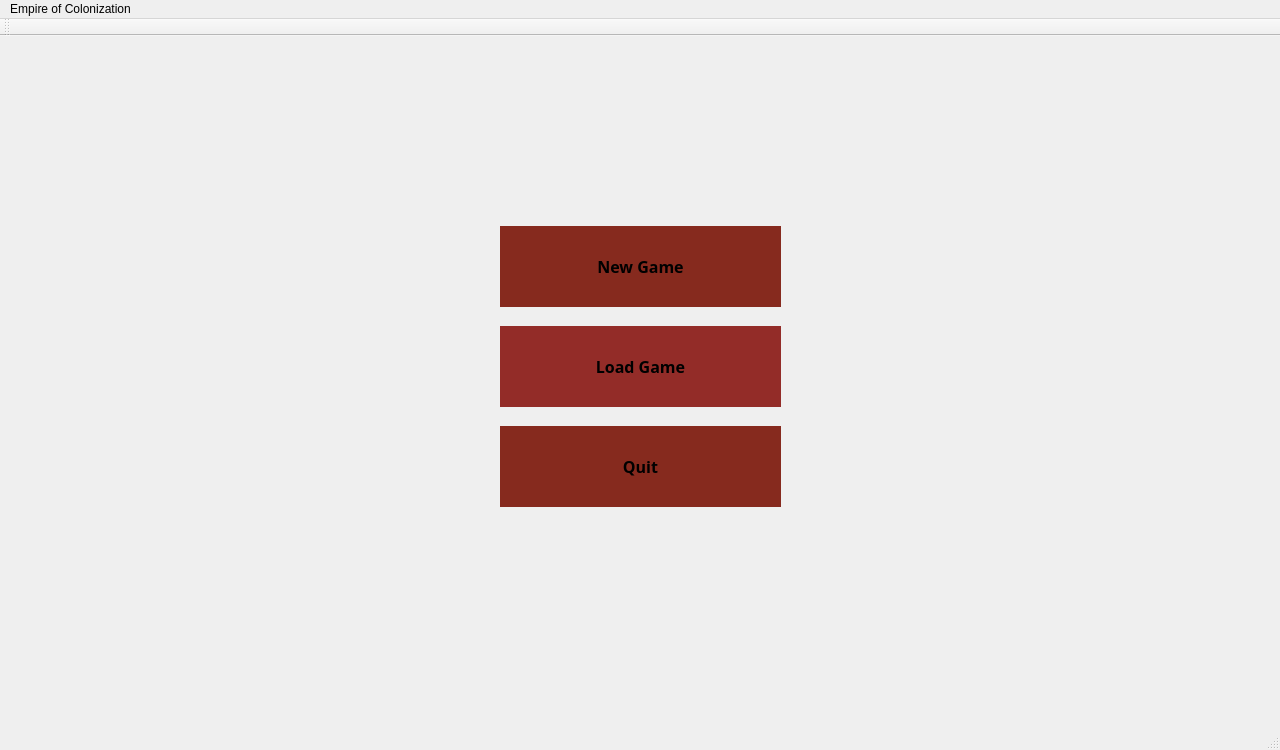
<?xml version="1.0" encoding="UTF-8"?>
<ui version="4.0">
 <class>MainMenuWindow</class>
 <widget class="QMainWindow" name="MainMenuWindow">
  <property name="geometry">
   <rect>
    <x>0</x>
    <y>0</y>
    <width>1280</width>
    <height>750</height>
   </rect>
  </property>
  <property name="windowTitle">
   <string>MainMenuWindow</string>
  </property>
  <widget class="QWidget" name="centralWidget">
   <widget class="QPushButton" name="Start_Button">
    <property name="geometry">
     <rect>
      <x>500</x>
      <y>190</y>
      <width>281</width>
      <height>81</height>
     </rect>
    </property>
    <property name="palette">
     <palette>
      <active>
       <colorrole role="WindowText">
        <brush brushstyle="SolidPattern">
         <color alpha="255">
          <red>0</red>
          <green>0</green>
          <blue>0</blue>
         </color>
        </brush>
       </colorrole>
       <colorrole role="Button">
        <brush brushstyle="SolidPattern">
         <color alpha="255">
          <red>134</red>
          <green>42</green>
          <blue>30</blue>
         </color>
        </brush>
       </colorrole>
       <colorrole role="Light">
        <brush brushstyle="SolidPattern">
         <color alpha="255">
          <red>201</red>
          <green>63</green>
          <blue>45</blue>
         </color>
        </brush>
       </colorrole>
       <colorrole role="Midlight">
        <brush brushstyle="SolidPattern">
         <color alpha="255">
          <red>167</red>
          <green>52</green>
          <blue>37</blue>
         </color>
        </brush>
       </colorrole>
       <colorrole role="Dark">
        <brush brushstyle="SolidPattern">
         <color alpha="255">
          <red>67</red>
          <green>21</green>
          <blue>15</blue>
         </color>
        </brush>
       </colorrole>
       <colorrole role="Mid">
        <brush brushstyle="SolidPattern">
         <color alpha="255">
          <red>89</red>
          <green>28</green>
          <blue>20</blue>
         </color>
        </brush>
       </colorrole>
       <colorrole role="Text">
        <brush brushstyle="SolidPattern">
         <color alpha="255">
          <red>0</red>
          <green>0</green>
          <blue>0</blue>
         </color>
        </brush>
       </colorrole>
       <colorrole role="BrightText">
        <brush brushstyle="SolidPattern">
         <color alpha="255">
          <red>255</red>
          <green>255</green>
          <blue>255</blue>
         </color>
        </brush>
       </colorrole>
       <colorrole role="ButtonText">
        <brush brushstyle="SolidPattern">
         <color alpha="255">
          <red>0</red>
          <green>0</green>
          <blue>0</blue>
         </color>
        </brush>
       </colorrole>
       <colorrole role="Base">
        <brush brushstyle="SolidPattern">
         <color alpha="255">
          <red>255</red>
          <green>255</green>
          <blue>255</blue>
         </color>
        </brush>
       </colorrole>
       <colorrole role="Window">
        <brush brushstyle="SolidPattern">
         <color alpha="255">
          <red>134</red>
          <green>42</green>
          <blue>30</blue>
         </color>
        </brush>
       </colorrole>
       <colorrole role="Shadow">
        <brush brushstyle="SolidPattern">
         <color alpha="255">
          <red>0</red>
          <green>0</green>
          <blue>0</blue>
         </color>
        </brush>
       </colorrole>
       <colorrole role="AlternateBase">
        <brush brushstyle="SolidPattern">
         <color alpha="255">
          <red>194</red>
          <green>148</green>
          <blue>142</blue>
         </color>
        </brush>
       </colorrole>
       <colorrole role="ToolTipBase">
        <brush brushstyle="SolidPattern">
         <color alpha="255">
          <red>255</red>
          <green>255</green>
          <blue>220</blue>
         </color>
        </brush>
       </colorrole>
       <colorrole role="ToolTipText">
        <brush brushstyle="SolidPattern">
         <color alpha="255">
          <red>0</red>
          <green>0</green>
          <blue>0</blue>
         </color>
        </brush>
       </colorrole>
      </active>
      <inactive>
       <colorrole role="WindowText">
        <brush brushstyle="SolidPattern">
         <color alpha="255">
          <red>0</red>
          <green>0</green>
          <blue>0</blue>
         </color>
        </brush>
       </colorrole>
       <colorrole role="Button">
        <brush brushstyle="SolidPattern">
         <color alpha="255">
          <red>134</red>
          <green>42</green>
          <blue>30</blue>
         </color>
        </brush>
       </colorrole>
       <colorrole role="Light">
        <brush brushstyle="SolidPattern">
         <color alpha="255">
          <red>201</red>
          <green>63</green>
          <blue>45</blue>
         </color>
        </brush>
       </colorrole>
       <colorrole role="Midlight">
        <brush brushstyle="SolidPattern">
         <color alpha="255">
          <red>167</red>
          <green>52</green>
          <blue>37</blue>
         </color>
        </brush>
       </colorrole>
       <colorrole role="Dark">
        <brush brushstyle="SolidPattern">
         <color alpha="255">
          <red>67</red>
          <green>21</green>
          <blue>15</blue>
         </color>
        </brush>
       </colorrole>
       <colorrole role="Mid">
        <brush brushstyle="SolidPattern">
         <color alpha="255">
          <red>89</red>
          <green>28</green>
          <blue>20</blue>
         </color>
        </brush>
       </colorrole>
       <colorrole role="Text">
        <brush brushstyle="SolidPattern">
         <color alpha="255">
          <red>0</red>
          <green>0</green>
          <blue>0</blue>
         </color>
        </brush>
       </colorrole>
       <colorrole role="BrightText">
        <brush brushstyle="SolidPattern">
         <color alpha="255">
          <red>255</red>
          <green>255</green>
          <blue>255</blue>
         </color>
        </brush>
       </colorrole>
       <colorrole role="ButtonText">
        <brush brushstyle="SolidPattern">
         <color alpha="255">
          <red>0</red>
          <green>0</green>
          <blue>0</blue>
         </color>
        </brush>
       </colorrole>
       <colorrole role="Base">
        <brush brushstyle="SolidPattern">
         <color alpha="255">
          <red>255</red>
          <green>255</green>
          <blue>255</blue>
         </color>
        </brush>
       </colorrole>
       <colorrole role="Window">
        <brush brushstyle="SolidPattern">
         <color alpha="255">
          <red>134</red>
          <green>42</green>
          <blue>30</blue>
         </color>
        </brush>
       </colorrole>
       <colorrole role="Shadow">
        <brush brushstyle="SolidPattern">
         <color alpha="255">
          <red>0</red>
          <green>0</green>
          <blue>0</blue>
         </color>
        </brush>
       </colorrole>
       <colorrole role="AlternateBase">
        <brush brushstyle="SolidPattern">
         <color alpha="255">
          <red>194</red>
          <green>148</green>
          <blue>142</blue>
         </color>
        </brush>
       </colorrole>
       <colorrole role="ToolTipBase">
        <brush brushstyle="SolidPattern">
         <color alpha="255">
          <red>255</red>
          <green>255</green>
          <blue>220</blue>
         </color>
        </brush>
       </colorrole>
       <colorrole role="ToolTipText">
        <brush brushstyle="SolidPattern">
         <color alpha="255">
          <red>0</red>
          <green>0</green>
          <blue>0</blue>
         </color>
        </brush>
       </colorrole>
      </inactive>
      <disabled>
       <colorrole role="WindowText">
        <brush brushstyle="SolidPattern">
         <color alpha="255">
          <red>67</red>
          <green>21</green>
          <blue>15</blue>
         </color>
        </brush>
       </colorrole>
       <colorrole role="Button">
        <brush brushstyle="SolidPattern">
         <color alpha="255">
          <red>134</red>
          <green>42</green>
          <blue>30</blue>
         </color>
        </brush>
       </colorrole>
       <colorrole role="Light">
        <brush brushstyle="SolidPattern">
         <color alpha="255">
          <red>201</red>
          <green>63</green>
          <blue>45</blue>
         </color>
        </brush>
       </colorrole>
       <colorrole role="Midlight">
        <brush brushstyle="SolidPattern">
         <color alpha="255">
          <red>167</red>
          <green>52</green>
          <blue>37</blue>
         </color>
        </brush>
       </colorrole>
       <colorrole role="Dark">
        <brush brushstyle="SolidPattern">
         <color alpha="255">
          <red>67</red>
          <green>21</green>
          <blue>15</blue>
         </color>
        </brush>
       </colorrole>
       <colorrole role="Mid">
        <brush brushstyle="SolidPattern">
         <color alpha="255">
          <red>89</red>
          <green>28</green>
          <blue>20</blue>
         </color>
        </brush>
       </colorrole>
       <colorrole role="Text">
        <brush brushstyle="SolidPattern">
         <color alpha="255">
          <red>67</red>
          <green>21</green>
          <blue>15</blue>
         </color>
        </brush>
       </colorrole>
       <colorrole role="BrightText">
        <brush brushstyle="SolidPattern">
         <color alpha="255">
          <red>255</red>
          <green>255</green>
          <blue>255</blue>
         </color>
        </brush>
       </colorrole>
       <colorrole role="ButtonText">
        <brush brushstyle="SolidPattern">
         <color alpha="255">
          <red>67</red>
          <green>21</green>
          <blue>15</blue>
         </color>
        </brush>
       </colorrole>
       <colorrole role="Base">
        <brush brushstyle="SolidPattern">
         <color alpha="255">
          <red>134</red>
          <green>42</green>
          <blue>30</blue>
         </color>
        </brush>
       </colorrole>
       <colorrole role="Window">
        <brush brushstyle="SolidPattern">
         <color alpha="255">
          <red>134</red>
          <green>42</green>
          <blue>30</blue>
         </color>
        </brush>
       </colorrole>
       <colorrole role="Shadow">
        <brush brushstyle="SolidPattern">
         <color alpha="255">
          <red>0</red>
          <green>0</green>
          <blue>0</blue>
         </color>
        </brush>
       </colorrole>
       <colorrole role="AlternateBase">
        <brush brushstyle="SolidPattern">
         <color alpha="255">
          <red>134</red>
          <green>42</green>
          <blue>30</blue>
         </color>
        </brush>
       </colorrole>
       <colorrole role="ToolTipBase">
        <brush brushstyle="SolidPattern">
         <color alpha="255">
          <red>255</red>
          <green>255</green>
          <blue>220</blue>
         </color>
        </brush>
       </colorrole>
       <colorrole role="ToolTipText">
        <brush brushstyle="SolidPattern">
         <color alpha="255">
          <red>0</red>
          <green>0</green>
          <blue>0</blue>
         </color>
        </brush>
       </colorrole>
      </disabled>
     </palette>
    </property>
    <property name="font">
     <font>
      <family>Berlin Sans FB</family>
      <pointsize>12</pointsize>
      <weight>75</weight>
      <bold>true</bold>
     </font>
    </property>
    <property name="autoFillBackground">
     <bool>true</bool>
    </property>
    <property name="text">
     <string>New Game</string>
    </property>
    <property name="flat">
     <bool>true</bool>
    </property>
   </widget>
   <widget class="QPushButton" name="Load_Button">
    <property name="geometry">
     <rect>
      <x>500</x>
      <y>290</y>
      <width>281</width>
      <height>81</height>
     </rect>
    </property>
    <property name="palette">
     <palette>
      <active>
       <colorrole role="WindowText">
        <brush brushstyle="SolidPattern">
         <color alpha="255">
          <red>0</red>
          <green>0</green>
          <blue>0</blue>
         </color>
        </brush>
       </colorrole>
       <colorrole role="Button">
        <brush brushstyle="SolidPattern">
         <color alpha="255">
          <red>147</red>
          <green>44</green>
          <blue>40</blue>
         </color>
        </brush>
       </colorrole>
       <colorrole role="Light">
        <brush brushstyle="SolidPattern">
         <color alpha="255">
          <red>221</red>
          <green>66</green>
          <blue>60</blue>
         </color>
        </brush>
       </colorrole>
       <colorrole role="Midlight">
        <brush brushstyle="SolidPattern">
         <color alpha="255">
          <red>184</red>
          <green>55</green>
          <blue>50</blue>
         </color>
        </brush>
       </colorrole>
       <colorrole role="Dark">
        <brush brushstyle="SolidPattern">
         <color alpha="255">
          <red>73</red>
          <green>22</green>
          <blue>20</blue>
         </color>
        </brush>
       </colorrole>
       <colorrole role="Mid">
        <brush brushstyle="SolidPattern">
         <color alpha="255">
          <red>98</red>
          <green>29</green>
          <blue>26</blue>
         </color>
        </brush>
       </colorrole>
       <colorrole role="Text">
        <brush brushstyle="SolidPattern">
         <color alpha="255">
          <red>0</red>
          <green>0</green>
          <blue>0</blue>
         </color>
        </brush>
       </colorrole>
       <colorrole role="BrightText">
        <brush brushstyle="SolidPattern">
         <color alpha="255">
          <red>255</red>
          <green>255</green>
          <blue>255</blue>
         </color>
        </brush>
       </colorrole>
       <colorrole role="ButtonText">
        <brush brushstyle="SolidPattern">
         <color alpha="255">
          <red>0</red>
          <green>0</green>
          <blue>0</blue>
         </color>
        </brush>
       </colorrole>
       <colorrole role="Base">
        <brush brushstyle="SolidPattern">
         <color alpha="255">
          <red>255</red>
          <green>255</green>
          <blue>255</blue>
         </color>
        </brush>
       </colorrole>
       <colorrole role="Window">
        <brush brushstyle="SolidPattern">
         <color alpha="255">
          <red>147</red>
          <green>44</green>
          <blue>40</blue>
         </color>
        </brush>
       </colorrole>
       <colorrole role="Shadow">
        <brush brushstyle="SolidPattern">
         <color alpha="255">
          <red>0</red>
          <green>0</green>
          <blue>0</blue>
         </color>
        </brush>
       </colorrole>
       <colorrole role="AlternateBase">
        <brush brushstyle="SolidPattern">
         <color alpha="255">
          <red>201</red>
          <green>149</green>
          <blue>147</blue>
         </color>
        </brush>
       </colorrole>
       <colorrole role="ToolTipBase">
        <brush brushstyle="SolidPattern">
         <color alpha="255">
          <red>255</red>
          <green>255</green>
          <blue>220</blue>
         </color>
        </brush>
       </colorrole>
       <colorrole role="ToolTipText">
        <brush brushstyle="SolidPattern">
         <color alpha="255">
          <red>0</red>
          <green>0</green>
          <blue>0</blue>
         </color>
        </brush>
       </colorrole>
      </active>
      <inactive>
       <colorrole role="WindowText">
        <brush brushstyle="SolidPattern">
         <color alpha="255">
          <red>0</red>
          <green>0</green>
          <blue>0</blue>
         </color>
        </brush>
       </colorrole>
       <colorrole role="Button">
        <brush brushstyle="SolidPattern">
         <color alpha="255">
          <red>147</red>
          <green>44</green>
          <blue>40</blue>
         </color>
        </brush>
       </colorrole>
       <colorrole role="Light">
        <brush brushstyle="SolidPattern">
         <color alpha="255">
          <red>221</red>
          <green>66</green>
          <blue>60</blue>
         </color>
        </brush>
       </colorrole>
       <colorrole role="Midlight">
        <brush brushstyle="SolidPattern">
         <color alpha="255">
          <red>184</red>
          <green>55</green>
          <blue>50</blue>
         </color>
        </brush>
       </colorrole>
       <colorrole role="Dark">
        <brush brushstyle="SolidPattern">
         <color alpha="255">
          <red>73</red>
          <green>22</green>
          <blue>20</blue>
         </color>
        </brush>
       </colorrole>
       <colorrole role="Mid">
        <brush brushstyle="SolidPattern">
         <color alpha="255">
          <red>98</red>
          <green>29</green>
          <blue>26</blue>
         </color>
        </brush>
       </colorrole>
       <colorrole role="Text">
        <brush brushstyle="SolidPattern">
         <color alpha="255">
          <red>0</red>
          <green>0</green>
          <blue>0</blue>
         </color>
        </brush>
       </colorrole>
       <colorrole role="BrightText">
        <brush brushstyle="SolidPattern">
         <color alpha="255">
          <red>255</red>
          <green>255</green>
          <blue>255</blue>
         </color>
        </brush>
       </colorrole>
       <colorrole role="ButtonText">
        <brush brushstyle="SolidPattern">
         <color alpha="255">
          <red>0</red>
          <green>0</green>
          <blue>0</blue>
         </color>
        </brush>
       </colorrole>
       <colorrole role="Base">
        <brush brushstyle="SolidPattern">
         <color alpha="255">
          <red>255</red>
          <green>255</green>
          <blue>255</blue>
         </color>
        </brush>
       </colorrole>
       <colorrole role="Window">
        <brush brushstyle="SolidPattern">
         <color alpha="255">
          <red>147</red>
          <green>44</green>
          <blue>40</blue>
         </color>
        </brush>
       </colorrole>
       <colorrole role="Shadow">
        <brush brushstyle="SolidPattern">
         <color alpha="255">
          <red>0</red>
          <green>0</green>
          <blue>0</blue>
         </color>
        </brush>
       </colorrole>
       <colorrole role="AlternateBase">
        <brush brushstyle="SolidPattern">
         <color alpha="255">
          <red>201</red>
          <green>149</green>
          <blue>147</blue>
         </color>
        </brush>
       </colorrole>
       <colorrole role="ToolTipBase">
        <brush brushstyle="SolidPattern">
         <color alpha="255">
          <red>255</red>
          <green>255</green>
          <blue>220</blue>
         </color>
        </brush>
       </colorrole>
       <colorrole role="ToolTipText">
        <brush brushstyle="SolidPattern">
         <color alpha="255">
          <red>0</red>
          <green>0</green>
          <blue>0</blue>
         </color>
        </brush>
       </colorrole>
      </inactive>
      <disabled>
       <colorrole role="WindowText">
        <brush brushstyle="SolidPattern">
         <color alpha="255">
          <red>73</red>
          <green>22</green>
          <blue>20</blue>
         </color>
        </brush>
       </colorrole>
       <colorrole role="Button">
        <brush brushstyle="SolidPattern">
         <color alpha="255">
          <red>147</red>
          <green>44</green>
          <blue>40</blue>
         </color>
        </brush>
       </colorrole>
       <colorrole role="Light">
        <brush brushstyle="SolidPattern">
         <color alpha="255">
          <red>221</red>
          <green>66</green>
          <blue>60</blue>
         </color>
        </brush>
       </colorrole>
       <colorrole role="Midlight">
        <brush brushstyle="SolidPattern">
         <color alpha="255">
          <red>184</red>
          <green>55</green>
          <blue>50</blue>
         </color>
        </brush>
       </colorrole>
       <colorrole role="Dark">
        <brush brushstyle="SolidPattern">
         <color alpha="255">
          <red>73</red>
          <green>22</green>
          <blue>20</blue>
         </color>
        </brush>
       </colorrole>
       <colorrole role="Mid">
        <brush brushstyle="SolidPattern">
         <color alpha="255">
          <red>98</red>
          <green>29</green>
          <blue>26</blue>
         </color>
        </brush>
       </colorrole>
       <colorrole role="Text">
        <brush brushstyle="SolidPattern">
         <color alpha="255">
          <red>73</red>
          <green>22</green>
          <blue>20</blue>
         </color>
        </brush>
       </colorrole>
       <colorrole role="BrightText">
        <brush brushstyle="SolidPattern">
         <color alpha="255">
          <red>255</red>
          <green>255</green>
          <blue>255</blue>
         </color>
        </brush>
       </colorrole>
       <colorrole role="ButtonText">
        <brush brushstyle="SolidPattern">
         <color alpha="255">
          <red>73</red>
          <green>22</green>
          <blue>20</blue>
         </color>
        </brush>
       </colorrole>
       <colorrole role="Base">
        <brush brushstyle="SolidPattern">
         <color alpha="255">
          <red>147</red>
          <green>44</green>
          <blue>40</blue>
         </color>
        </brush>
       </colorrole>
       <colorrole role="Window">
        <brush brushstyle="SolidPattern">
         <color alpha="255">
          <red>147</red>
          <green>44</green>
          <blue>40</blue>
         </color>
        </brush>
       </colorrole>
       <colorrole role="Shadow">
        <brush brushstyle="SolidPattern">
         <color alpha="255">
          <red>0</red>
          <green>0</green>
          <blue>0</blue>
         </color>
        </brush>
       </colorrole>
       <colorrole role="AlternateBase">
        <brush brushstyle="SolidPattern">
         <color alpha="255">
          <red>147</red>
          <green>44</green>
          <blue>40</blue>
         </color>
        </brush>
       </colorrole>
       <colorrole role="ToolTipBase">
        <brush brushstyle="SolidPattern">
         <color alpha="255">
          <red>255</red>
          <green>255</green>
          <blue>220</blue>
         </color>
        </brush>
       </colorrole>
       <colorrole role="ToolTipText">
        <brush brushstyle="SolidPattern">
         <color alpha="255">
          <red>0</red>
          <green>0</green>
          <blue>0</blue>
         </color>
        </brush>
       </colorrole>
      </disabled>
     </palette>
    </property>
    <property name="font">
     <font>
      <family>Berlin Sans FB</family>
      <pointsize>12</pointsize>
      <weight>75</weight>
      <bold>true</bold>
     </font>
    </property>
    <property name="autoFillBackground">
     <bool>true</bool>
    </property>
    <property name="text">
     <string>Load Game</string>
    </property>
    <property name="flat">
     <bool>true</bool>
    </property>
   </widget>
   <widget class="QPushButton" name="Quit_Button">
    <property name="geometry">
     <rect>
      <x>500</x>
      <y>390</y>
      <width>281</width>
      <height>81</height>
     </rect>
    </property>
    <property name="palette">
     <palette>
      <active>
       <colorrole role="WindowText">
        <brush brushstyle="SolidPattern">
         <color alpha="255">
          <red>0</red>
          <green>0</green>
          <blue>0</blue>
         </color>
        </brush>
       </colorrole>
       <colorrole role="Button">
        <brush brushstyle="SolidPattern">
         <color alpha="255">
          <red>134</red>
          <green>42</green>
          <blue>30</blue>
         </color>
        </brush>
       </colorrole>
       <colorrole role="Light">
        <brush brushstyle="SolidPattern">
         <color alpha="255">
          <red>201</red>
          <green>63</green>
          <blue>45</blue>
         </color>
        </brush>
       </colorrole>
       <colorrole role="Midlight">
        <brush brushstyle="SolidPattern">
         <color alpha="255">
          <red>167</red>
          <green>52</green>
          <blue>37</blue>
         </color>
        </brush>
       </colorrole>
       <colorrole role="Dark">
        <brush brushstyle="SolidPattern">
         <color alpha="255">
          <red>67</red>
          <green>21</green>
          <blue>15</blue>
         </color>
        </brush>
       </colorrole>
       <colorrole role="Mid">
        <brush brushstyle="SolidPattern">
         <color alpha="255">
          <red>89</red>
          <green>28</green>
          <blue>20</blue>
         </color>
        </brush>
       </colorrole>
       <colorrole role="Text">
        <brush brushstyle="SolidPattern">
         <color alpha="255">
          <red>0</red>
          <green>0</green>
          <blue>0</blue>
         </color>
        </brush>
       </colorrole>
       <colorrole role="BrightText">
        <brush brushstyle="SolidPattern">
         <color alpha="255">
          <red>255</red>
          <green>255</green>
          <blue>255</blue>
         </color>
        </brush>
       </colorrole>
       <colorrole role="ButtonText">
        <brush brushstyle="SolidPattern">
         <color alpha="255">
          <red>0</red>
          <green>0</green>
          <blue>0</blue>
         </color>
        </brush>
       </colorrole>
       <colorrole role="Base">
        <brush brushstyle="SolidPattern">
         <color alpha="255">
          <red>255</red>
          <green>255</green>
          <blue>255</blue>
         </color>
        </brush>
       </colorrole>
       <colorrole role="Window">
        <brush brushstyle="SolidPattern">
         <color alpha="255">
          <red>134</red>
          <green>42</green>
          <blue>30</blue>
         </color>
        </brush>
       </colorrole>
       <colorrole role="Shadow">
        <brush brushstyle="SolidPattern">
         <color alpha="255">
          <red>0</red>
          <green>0</green>
          <blue>0</blue>
         </color>
        </brush>
       </colorrole>
       <colorrole role="AlternateBase">
        <brush brushstyle="SolidPattern">
         <color alpha="255">
          <red>194</red>
          <green>148</green>
          <blue>142</blue>
         </color>
        </brush>
       </colorrole>
       <colorrole role="ToolTipBase">
        <brush brushstyle="SolidPattern">
         <color alpha="255">
          <red>255</red>
          <green>255</green>
          <blue>220</blue>
         </color>
        </brush>
       </colorrole>
       <colorrole role="ToolTipText">
        <brush brushstyle="SolidPattern">
         <color alpha="255">
          <red>0</red>
          <green>0</green>
          <blue>0</blue>
         </color>
        </brush>
       </colorrole>
      </active>
      <inactive>
       <colorrole role="WindowText">
        <brush brushstyle="SolidPattern">
         <color alpha="255">
          <red>0</red>
          <green>0</green>
          <blue>0</blue>
         </color>
        </brush>
       </colorrole>
       <colorrole role="Button">
        <brush brushstyle="SolidPattern">
         <color alpha="255">
          <red>134</red>
          <green>42</green>
          <blue>30</blue>
         </color>
        </brush>
       </colorrole>
       <colorrole role="Light">
        <brush brushstyle="SolidPattern">
         <color alpha="255">
          <red>201</red>
          <green>63</green>
          <blue>45</blue>
         </color>
        </brush>
       </colorrole>
       <colorrole role="Midlight">
        <brush brushstyle="SolidPattern">
         <color alpha="255">
          <red>167</red>
          <green>52</green>
          <blue>37</blue>
         </color>
        </brush>
       </colorrole>
       <colorrole role="Dark">
        <brush brushstyle="SolidPattern">
         <color alpha="255">
          <red>67</red>
          <green>21</green>
          <blue>15</blue>
         </color>
        </brush>
       </colorrole>
       <colorrole role="Mid">
        <brush brushstyle="SolidPattern">
         <color alpha="255">
          <red>89</red>
          <green>28</green>
          <blue>20</blue>
         </color>
        </brush>
       </colorrole>
       <colorrole role="Text">
        <brush brushstyle="SolidPattern">
         <color alpha="255">
          <red>0</red>
          <green>0</green>
          <blue>0</blue>
         </color>
        </brush>
       </colorrole>
       <colorrole role="BrightText">
        <brush brushstyle="SolidPattern">
         <color alpha="255">
          <red>255</red>
          <green>255</green>
          <blue>255</blue>
         </color>
        </brush>
       </colorrole>
       <colorrole role="ButtonText">
        <brush brushstyle="SolidPattern">
         <color alpha="255">
          <red>0</red>
          <green>0</green>
          <blue>0</blue>
         </color>
        </brush>
       </colorrole>
       <colorrole role="Base">
        <brush brushstyle="SolidPattern">
         <color alpha="255">
          <red>255</red>
          <green>255</green>
          <blue>255</blue>
         </color>
        </brush>
       </colorrole>
       <colorrole role="Window">
        <brush brushstyle="SolidPattern">
         <color alpha="255">
          <red>134</red>
          <green>42</green>
          <blue>30</blue>
         </color>
        </brush>
       </colorrole>
       <colorrole role="Shadow">
        <brush brushstyle="SolidPattern">
         <color alpha="255">
          <red>0</red>
          <green>0</green>
          <blue>0</blue>
         </color>
        </brush>
       </colorrole>
       <colorrole role="AlternateBase">
        <brush brushstyle="SolidPattern">
         <color alpha="255">
          <red>194</red>
          <green>148</green>
          <blue>142</blue>
         </color>
        </brush>
       </colorrole>
       <colorrole role="ToolTipBase">
        <brush brushstyle="SolidPattern">
         <color alpha="255">
          <red>255</red>
          <green>255</green>
          <blue>220</blue>
         </color>
        </brush>
       </colorrole>
       <colorrole role="ToolTipText">
        <brush brushstyle="SolidPattern">
         <color alpha="255">
          <red>0</red>
          <green>0</green>
          <blue>0</blue>
         </color>
        </brush>
       </colorrole>
      </inactive>
      <disabled>
       <colorrole role="WindowText">
        <brush brushstyle="SolidPattern">
         <color alpha="255">
          <red>67</red>
          <green>21</green>
          <blue>15</blue>
         </color>
        </brush>
       </colorrole>
       <colorrole role="Button">
        <brush brushstyle="SolidPattern">
         <color alpha="255">
          <red>134</red>
          <green>42</green>
          <blue>30</blue>
         </color>
        </brush>
       </colorrole>
       <colorrole role="Light">
        <brush brushstyle="SolidPattern">
         <color alpha="255">
          <red>201</red>
          <green>63</green>
          <blue>45</blue>
         </color>
        </brush>
       </colorrole>
       <colorrole role="Midlight">
        <brush brushstyle="SolidPattern">
         <color alpha="255">
          <red>167</red>
          <green>52</green>
          <blue>37</blue>
         </color>
        </brush>
       </colorrole>
       <colorrole role="Dark">
        <brush brushstyle="SolidPattern">
         <color alpha="255">
          <red>67</red>
          <green>21</green>
          <blue>15</blue>
         </color>
        </brush>
       </colorrole>
       <colorrole role="Mid">
        <brush brushstyle="SolidPattern">
         <color alpha="255">
          <red>89</red>
          <green>28</green>
          <blue>20</blue>
         </color>
        </brush>
       </colorrole>
       <colorrole role="Text">
        <brush brushstyle="SolidPattern">
         <color alpha="255">
          <red>67</red>
          <green>21</green>
          <blue>15</blue>
         </color>
        </brush>
       </colorrole>
       <colorrole role="BrightText">
        <brush brushstyle="SolidPattern">
         <color alpha="255">
          <red>255</red>
          <green>255</green>
          <blue>255</blue>
         </color>
        </brush>
       </colorrole>
       <colorrole role="ButtonText">
        <brush brushstyle="SolidPattern">
         <color alpha="255">
          <red>67</red>
          <green>21</green>
          <blue>15</blue>
         </color>
        </brush>
       </colorrole>
       <colorrole role="Base">
        <brush brushstyle="SolidPattern">
         <color alpha="255">
          <red>134</red>
          <green>42</green>
          <blue>30</blue>
         </color>
        </brush>
       </colorrole>
       <colorrole role="Window">
        <brush brushstyle="SolidPattern">
         <color alpha="255">
          <red>134</red>
          <green>42</green>
          <blue>30</blue>
         </color>
        </brush>
       </colorrole>
       <colorrole role="Shadow">
        <brush brushstyle="SolidPattern">
         <color alpha="255">
          <red>0</red>
          <green>0</green>
          <blue>0</blue>
         </color>
        </brush>
       </colorrole>
       <colorrole role="AlternateBase">
        <brush brushstyle="SolidPattern">
         <color alpha="255">
          <red>134</red>
          <green>42</green>
          <blue>30</blue>
         </color>
        </brush>
       </colorrole>
       <colorrole role="ToolTipBase">
        <brush brushstyle="SolidPattern">
         <color alpha="255">
          <red>255</red>
          <green>255</green>
          <blue>220</blue>
         </color>
        </brush>
       </colorrole>
       <colorrole role="ToolTipText">
        <brush brushstyle="SolidPattern">
         <color alpha="255">
          <red>0</red>
          <green>0</green>
          <blue>0</blue>
         </color>
        </brush>
       </colorrole>
      </disabled>
     </palette>
    </property>
    <property name="font">
     <font>
      <family>Berlin Sans FB</family>
      <pointsize>12</pointsize>
      <weight>75</weight>
      <bold>true</bold>
     </font>
    </property>
    <property name="autoFillBackground">
     <bool>true</bool>
    </property>
    <property name="text">
     <string>Quit</string>
    </property>
    <property name="flat">
     <bool>true</bool>
    </property>
   </widget>
  </widget>
  <widget class="QMenuBar" name="menuBar">
   <property name="geometry">
    <rect>
     <x>0</x>
     <y>0</y>
     <width>1280</width>
     <height>26</height>
    </rect>
   </property>
   <widget class="QMenu" name="menuEmpire_of_Colonization">
    <property name="title">
     <string>Empire of Colonization</string>
    </property>
   </widget>
   <addaction name="menuEmpire_of_Colonization"/>
  </widget>
  <widget class="QToolBar" name="mainToolBar">
   <attribute name="toolBarArea">
    <enum>TopToolBarArea</enum>
   </attribute>
   <attribute name="toolBarBreak">
    <bool>false</bool>
   </attribute>
  </widget>
  <widget class="QStatusBar" name="statusBar"/>
 </widget>
 <layoutdefault spacing="6" margin="11"/>
 <resources/>
 <connections/>
</ui>
